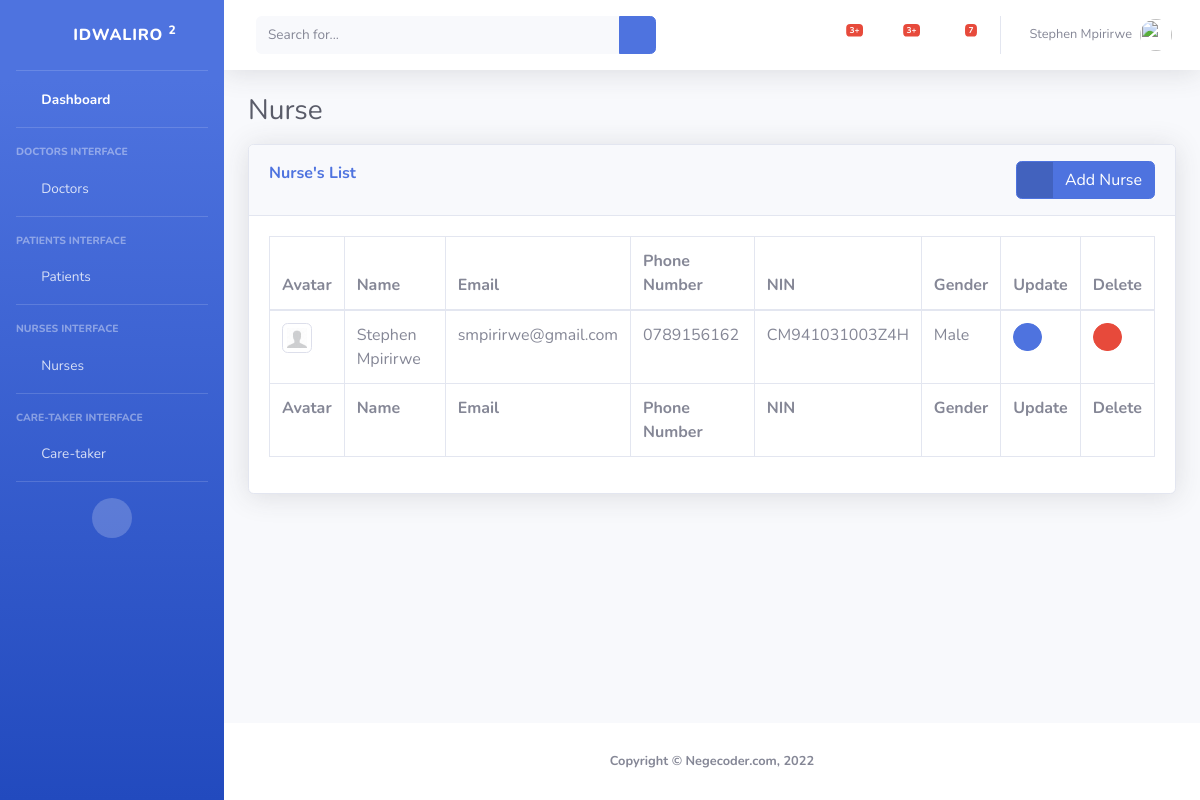
/core/nurse/ (signed in), run on the app's committed database.
### core/models.py (models this page shows, shortened)
class Nurse(models.Model):
    created_at = models.DateTimeField(auto_now_add=True)
    first_name = models.CharField(max_length=100)
    last_name = models.CharField(max_length=100)
    email = models.EmailField(max_length=100)
    phone_number = models.CharField(max_length=100)
    password = models.CharField(max_length=100)
    password2 = models.CharField(max_length=100)
    nin = models.CharField(max_length=20, unique=True)
    gender = models.CharField(max_length=6, default=Gender.MALE, choices=Gender.CHOICES)
    avatar = models.ImageField(upload_to="profile_image/nurse")
    updated_at = models.DateTimeField(auto_now=True)
    class Meta:
        verbose_name_plural = 'Nurse'

### core/views.py (the view)
# urls.py: path('nurse/', nurse, name='nurse'),
def nurse(request):
    if request.method == 'POST':
        print("It's a post method")
    else:
        nurse = Nurse.objects.all()
        print("It's a get method")
    return render(request, 'core/nurse.html',
        {
            'nurse': nurse,
            'page': 'nurse',
        }
    )

### core/templates/core/nurse.html (shortened to what this page needs)
{% extends "./base.html" %}
{% load static %}
{% block styles %}
<link href="{% static 'core/vendor/datatables/dataTables.bootstrap4.min.css' %}" rel="stylesheet">
{% endblock %}
{% block content %}
<h1 class="h3 mb-3 text-gray-800">Nurse</h1>
<div class="card shadow mb-4">
    <div class="card-header py-3">
        <div class="d-inline m-0 font-weight-bold text-primary">Nurse's List</div>
        <div class="d-inline float-right">
            <a href="{% url 'nurse_add' %}" class="btn btn-primary btn-icon-split">
                <span class="icon text-white-50">
                    <i class="fas fa-user-plus"></i>
                </span>
                <span class="text">Add Nurse</span>
            </a>
        </div>
    </div>
    <div class="card-body">
        {% if nurse %}
        <div class="table-responsive">
            <table class="table table-bordered" id="dataTable" width="100%" cellspacing="0">
                <thead>
                    <tr>
                        <th>Avatar</th>
                        <th>Name</th>
                        <th>Email</th>
                        <th>Phone Number</th>
                        <th>NIN</th>
                        <th>Gender</th>
                        {% if admin %}
                        <th>Update</th>
                        <th>Delete</th>
                        {% endif %}
                    </tr>
                </thead>
                <tfoot>
                    <tr>
                        <th>Avatar</th>
                        <th>Name</th>
                        <th>Email</th>
                        <th>Phone Number</th>
                        <th>NIN</th>
                        <th>Gender</th>
                        {% if admin %}
                        <th>Update</th>
                        <th>Delete</th>
                        {% endif %}
                    </tr>
                </tfoot>
                <tbody>
                    {% for d in nurse %}
                    <tr>
                        <td>
                            <img src="{{ d.avatar.url }}" class="img-thumbnail" width="30px" height="30px" alt="Profile Photo" srcset="">
                        </td>
                        <td>{{ d.first_name }} {{ d.last_name }}</td>
                        <td>{{ d.email }}</td>
                        <td>{{ d.phone_number }}</td>
                        <td>{{ d.nin }}</td>
                        <td>{{ d.gender }}</td>
                        {% if admin %}
                        <td>
                            <a href="{% url 'nurse_edit' d.id %}" class="btn btn-primary btn-circle btn-sm">
                                <i class="fas fa-pen"></i>
                            </a>
                        </td>
                        <td>
                            <a href="#" class="btn btn-danger btn-circle btn-sm getid" data-getid="{{ d.id }}"
                                data-toggle="modal" data-target="#deleteModal">
                                <i class="fas fa-trash"></i>
                            </a>
                        </td>
                        {% endif %}
                    </tr>
                    {% endfor %}
                </tbody>
            </table>
        </div>
        {% endif %}
    </div>
</div>
{% endblock %}

### core/templates/core/base.html (shortened to what this page needs)
{% load static %}
<!DOCTYPE html>
<html lang="en">
    <head>
        <link href="{% static 'core/vendor/fontawesome-free/css/all.min.css' %}" rel="stylesheet" type="text/css">
        <link href="{% static 'core/css/sb-admin-2.min.css' %}" rel="stylesheet">
        {% block styles %}
        {% endblock %}
    </head>
    <body id="page-top">
        <div id="wrapper">
            <ul class="navbar-nav bg-gradient-primary sidebar sidebar-dark accordion" id="accordionSidebar">
                <a class="sidebar-brand d-flex align-items-center justify-content-center" href="{% url 'index' %}">
                    <div class="sidebar-brand-icon rotate-n-15">
                        <i class="fas fa-laugh-wink"></i>
                    </div>
                    <div class="sidebar-brand-text mx-3">iDwaliro <sup>2</sup></div>
                </a>
                <hr class="sidebar-divider my-0">
                <li class="nav-item active">
                    <a class="nav-link" href="{% url 'index' %}">
                        <i class="fas fa-fw fa-tachometer-alt"></i>
                        <span>Dashboard</span></a>
                </li>
                {% if admin %}
                <hr class="sidebar-divider">
                <div class="sidebar-heading">
                    Doctors Interface
                </div>
                <li class="nav-item">
                    <a class="nav-link collapsed" href="#" data-toggle="collapse" data-target="#collapseDoctor"
                        aria-expanded="true" aria-controls="collapseDoctor">
                        <i class="fas fa-fw fa-cog"></i>
                        <span>Doctors</span>
                    </a>
                </li>
                {% endif %}
                <hr class="sidebar-divider">
                <div class="sidebar-heading">
                    Patients Interface
                </div>
                <li class="nav-item">
                    <a class="nav-link collapsed" href="#" data-toggle="collapse" data-target="#collapsePatients"
                        aria-expanded="true" aria-controls="collapsePatients">
                        <i class="fas fa-fw fa-wrench"></i>
                        <span>Patients</span>
                    </a>
                </li>
                {% if admin %}
                <hr class="sidebar-divider">
                <div class="sidebar-heading">
                    Nurses Interface
                </div>
                <li class="nav-item">
                    <a class="nav-link collapsed" href="#" data-toggle="collapse" data-target="#collapseNurses"
                        aria-expanded="true" aria-controls="collapseNurses">
                        <i class="fas fa-fw fa-folder"></i>
                        <span>Nurses</span>
                    </a>
                </li>
                <hr class="sidebar-divider">
                <div class="sidebar-heading">
                    Care-taker Interface
                </div>
                <li class="nav-item">
                    <a class="nav-link collapsed" href="#" data-toggle="collapse" data-target="#collapseCaretaker"
                        aria-expanded="true" aria-controls="collapseCaretaker">
                        <i class="fas fa-fw fa-folder"></i>
                        <span>Care-taker</span>
                    </a>
                </li>
                {% endif %}
                <hr class="sidebar-divider d-none d-md-block">
                <div class="text-center d-none d-md-inline">
                    <button class="rounded-circle border-0" id="sidebarToggle"></button>
                </div>
            </ul>
            <div id="content-wrapper" class="d-flex flex-column">
                <div id="content">
                    <nav class="navbar navbar-expand navbar-light bg-white topbar mb-4 static-top shadow">
                        <form class="d-none d-sm-inline-block form-inline mr-auto ml-md-3 my-2 my-md-0 mw-100 navbar-search">
                            <div class="input-group">
                                <input type="text" class="form-control bg-light border-0 small" placeholder="Search for..."
                                    aria-label="Search" aria-describedby="basic-addon2">
                                <div class="input-group-append">
                                    <button class="btn btn-primary" type="button">
                                        <i class="fas fa-search fa-sm"></i>
                                    </button>
                                </div>
                            </div>
                        </form>
                        <ul class="navbar-nav ml-auto">
                            {% if admin %}
                            <li class="nav-item dropdown no-arrow mx-1">
                                <a class="nav-link dropdown-toggle" href="#" id="alertsDropdown" role="button"
                                    data-toggle="dropdown" aria-haspopup="true" aria-expanded="false">
                                    <i class="fas fa-user-md fa-2x text-gray-600"></i>
                                    <span class="badge badge-danger badge-counter">3+</span>
                                </a>
                            </li>
                            <li class="nav-item dropdown no-arrow mx-1">
                                <a class="nav-link dropdown-toggle" href="#" id="alertsDropdown" role="button"
                                    data-toggle="dropdown" aria-haspopup="true" aria-expanded="false">
                                    <i class="fas fa-user-nurse fa-2x text-gray-700"></i>
                                    <span class="badge badge-danger badge-counter">3+</span>
                                </a>
                            </li>
                            <li class="nav-item dropdown no-arrow mx-1">
                                <a class="nav-link dropdown-toggle" href="#" id="messagesDropdown" role="button"
                                    data-toggle="dropdown" aria-haspopup="true" aria-expanded="false">
                                    <i class="fas fa-user-injured fa-2x text-gray-900"></i>
                                    <span class="badge badge-danger badge-counter">7</span>
                                </a>
                            </li>
                            {% endif %}
                            <li class="nav-item dropdown no-arrow">
                                <a class="nav-link dropdown-toggle" href="#" id="userDropdown" role="button"
                                    data-toggle="dropdown" aria-haspopup="true" aria-expanded="false">
                                    <span class="mr-2 d-none d-lg-inline text-gray-600 small">
                                        {% if admin %}
                                            {{ admin.first_name }} {{ admin.last_name }}
                                        {% elif patient %}
                                            {{ patient.first_name }} {{ patient.last_name }}
                                        {% elif nurse %}
                                            {{ nurse.first_name }} {{ nurse.last_name }}
                                        {% elif doctor %}
                                            {{ doctor.first_name }} {{ doctor.last_name }}
                                        {% elif caretaker %}
                                            {{ caretaker.first_name }} {{ caretaker.last_name }}
                                        {% endif %}
                                    </span>
                                    <img class="img-profile rounded-circle"
                                    src="
                                        {% if admin %}
                                            {% static 'core/img/undraw_profile.svg' %}
                                        {% elif patient %}
                                            {{ patient.avatar.url }}
                                        {% elif nurse %}
                                            {{ nurse.avatar.url }}
                                        {% elif doctor %}
                                            {{ doctor.avatar.url }}
                                        {% elif caretaker %}
                                            {{ caretaker.avatar.url }}
                                        {% endif %}
                                    ">
                                </a>
                            </li>
                        </ul>
                    </nav>
                    <div class="container-fluid">
                        {% block content %}
                        {% endblock %}
                    </div>
                </div>
                <footer class="sticky-footer bg-white">
                    <div class="container my-auto">
                        <div class="copyright text-center my-auto">
                            <span><strong>Copyright &copy; Negecoder.com, 2022</strong></span>
                        </div>
                    </div>
                </footer>
            </div>
        </div>
    </body>
</html>

### data on the page
Nurse: avatar (picture), first_name "Stephen", last_name "Mpirirwe", email "smpirirwe@gmail.com", phone_number "0789156162", nin "CM941031003Z4H", gender "Male"

### other printed values
{{ admin.first_name }} "Stephen"
{{ admin.last_name }} "Mpirirwe"
